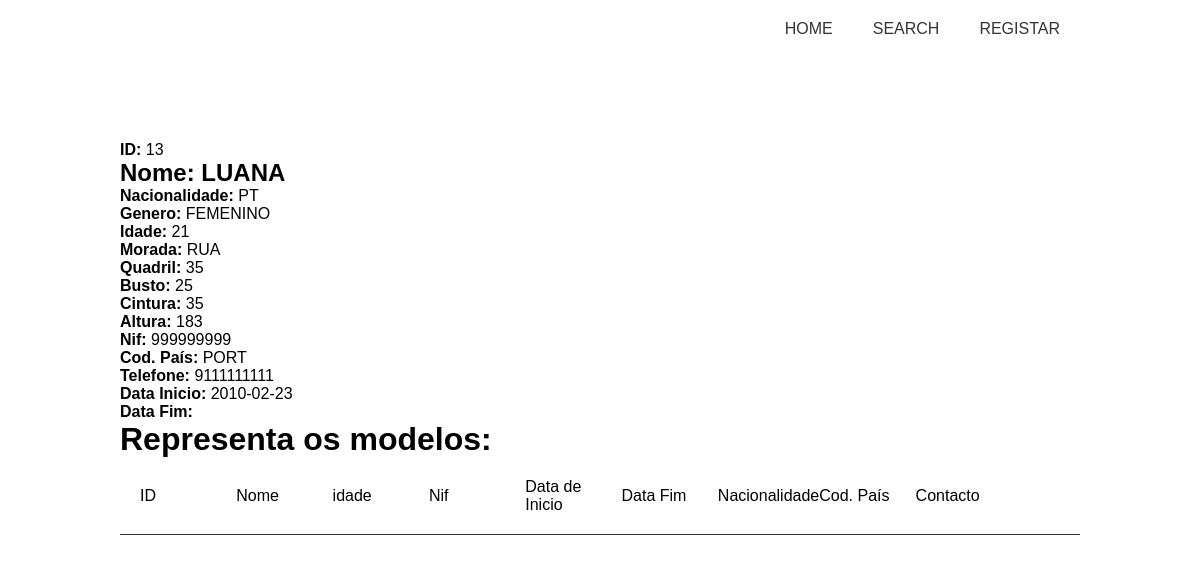
The app's page /search/modelo_individual.php?id=13 with its own data.
### tables this page shows
CREATE TABLE `modelo` (
  `idmodelo` int NOT NULL AUTO_INCREMENT,
  `nome` varchar(45) NOT NULL,
  `nacionalidade` varchar(45) NOT NULL,
  `genero` varchar(45) NOT NULL,
  `idade` int NOT NULL,
  `morada` varchar(45) NOT NULL,
  `quadril` float DEFAULT NULL,
  `busto` float DEFAULT NULL,
  `cintura` float DEFAULT NULL,
  `altura` float NOT NULL,
  `nif` varchar(45) NOT NULL,
  `codpais` varchar(45) NOT NULL,
  `telefone` varchar(45) NOT NULL,
  `datainicioagencia` date NOT NULL,
  `datafimagencia` varchar(45) DEFAULT NULL,
  PRIMARY KEY (`idmodelo`),
  UNIQUE KEY `idmodelo_UNIQUE` (`idmodelo`)
);

### database/MyConnect.php (called while the page is built, shortened)
<?php
class MyConnect
{
	private $conn;
	private $port;
	private static $instance = null;
	private function __construct($host = 'localhost', $user = 'root', $pass = 'Jfd2002%', $dbname = 'agencia',$port = '3306')
	{
		$this->host = $host;
		$this->user = $user;
		$this->pass = $pass;
		$this->dbname = $dbname;
			$this->conn = new PDO("mysql:host=".$this->host.";dbname=".$this->dbname, $this->user, $this->pass, $this->port);
			$this->conn->setAttribute(PDO::ATTR_ERRMODE, PDO::ERRMODE_EXCEPTION);
	}
	public static function getInstance($host = 'localhost', $user = 'root', $pass = 'Jfd2002%', $dbname = 'agencia' ,$port = '3306')
	{
		if (self::$instance == null) {
			self::$instance = new MyConnect($host, $user, $pass, $dbname,$port);
		}
		return self::$instance;
	}
	public function query(string $sql)
	{
		$stmt = $this->conn->prepare($sql);
		$stmt->execute();
		return $stmt;
	}
}

### database/WithDatabaseable.php (called while the page is built, shortened)
<?php
trait WithDatabaseable
{
    public static function get(int $id): Databaseable
    {
        $table = strtolower(get_class());
        $connection = MyConnect::getInstance();
        $sql = "select * from " . $table . " where id". $table." = " . $id . ";";
        $result = $connection->query($sql);
        $row = $result->fetch(PDO::FETCH_ASSOC);
        return new $class($row);
    }
}

### classes/Modelo.php (called while the page is built, shortened)
<?php
    class Modelo implements Databaseable
    {
        protected $idmodelo;
        protected $nome;
        protected $nacionalidade;
        protected $genero;
        protected $idade;
        protected $morada;
        protected $quadril;
        protected $busto;
        protected $cintura;
        protected $altura;
        protected $nif;
        protected $codpais;
        protected $telefone;
        protected $datainicioagencia;
        public function __construct(array $parameters)
        {
            $properties = array_keys(get_class_vars(get_class()));
        }
        public function getIdmodelo()
        {
                return $this->idmodelo;
        }
        public function getNome()
        {
                return $this->nome;
        }
        public function getNacionalidade()
        {
                return $this->nacionalidade;
        }
        public function getGenero()
        {
                return $this->genero;
        }
        public function getIdade()
        {
                return $this->idade;
        }
        public function getMorada()
        {
                return $this->morada;
        }
        public function getQuadril()
        {
                return $this->quadril;
        }
        public function getBusto()
        {
                return $this->busto;
        }
        public function getCintura()
        {
                return $this->cintura;
        }
        public function getAltura()
        {
                return $this->altura;
        }
        public function getNif()
        {
                return $this->nif;
        }
        public function getCodpais()
        {
                return $this->codpais;
        }
        public function getTelefone()
        {
                return $this->telefone;
        }
        public function getDatainicioagencia()
        {
                return $this->datainicioagencia;
        }
    }
?>

### search/modelo_individual.php (the view, shortened to what this page needs)
<?php
require_once '../database/MyConnect.php';
require_once '../database/WithDatabaseable.php';
require_once '../classes/Agente.php';
require_once '../classes/Modelo.php';
$pesquisa = $_GET['id'];
$modelo = Modelo :: get($pesquisa);
?>
<!DOCTYPE html>
<html lang="en">
<head>
    <link rel="stylesheet" href="../css/master.css">
</head>
<body>
    <nav>
        <ul>
            <li><a href="../index.php">HOME</a></li>
            <li><a href="../search.php">SEARCH</a></li>
            <li><a href="../registar.php">REGISTAR</a></li>
        </ul>
    </nav>
    <div class="content">
        <div class="container">
            <div class="dados">
                <p><b>ID:</b> <?php echo $modelo->getIdModelo(); ?></p>
                <h2> <b>Nome:</b> <?php echo $modelo->getNome(); ?></h2>
                <p> <b>Nacionalidade:</b> <?php echo $modelo->getNacionalidade(); ?></p>
                <p> <b>Genero:</b> <?php echo $modelo->getGenero(); ?>  </p>
                <p> <b>Idade:</b> <?php echo $modelo->getIdade(); ?>  </p>
                <p> <b>Morada:</b> <?php echo $modelo->getMorada(); ?> </p>
                <p> <b>Quadril:</b> <?php echo $modelo->getQuadril(); ?> </p>
                <p> <b>Busto:</b> <?php echo $modelo->getBusto(); ?></p>
                <p> <b>Cintura:</b> <?php echo $modelo->getCintura(); ?></p>
                <p> <b>Altura:</b> <?php echo $modelo->getAltura(); ?></p>
                <p> <b>Nif:</b> <?php echo $modelo->getNif(); ?></p>
                <p> <b>Cod. País:</b> <?php echo $modelo->getCodPais(); ?></p>
                <p> <b>Telefone:</b> <?php echo $modelo->getTelefone(); ?></p>
                <p> <b>Data Inicio:</b> <?php echo $modelo->getDataInicioAgencia(); ?></p>
                <p> <b>Data Fim:</b> <?php echo $modelo->getDataFimAgencia(); ?></p>
            </div>
            <div class="agentes">
                <h1>Representa os modelos:</h1>
                <div class="table">
                        <div class="row">
                            <div class="column">
                                ID
                            </div>
                            <div class="column">
                                Nome
                            </div>
                            <div class="column">
                                idade
                            </div>
                            <div class="column">
                                Nif
                            </div>
                            <div class="column">
                                Data de Inicio
                            </div>
                            <div class="column">
                                Data Fim
                            </div>
                            <div class="column">
                                Nacionalidade
                            </div>
                            <div class="column">
                                Cod. País
                            </div>
                            <div class="column">
                                Contacto
                            </div>
                        </div>
                </div>
            </div>
        </div>
    </div>
</body>
</html>

### css/master.css (style rules this page uses)
* { margin: 0px; max-width: 100%; box-sizing: border-box; font-family: "Arial"; }
nav { padding: 0 10%; }
nav ul { list-style-type: none; padding: 0; display: flex; justify-content: flex-end; align-items: center; }
nav ul li a { text-decoration: none; color: #333; padding: 20px; display: block; }
.content { padding: 0 10%; min-height: 70vh; display: flex; align-items: center; justify-content: center; }
.content .row { display: flex; align-items: center; justify-content: center; }
.content .container { width: 100%; }
.content .table { width: 100%; }
.content .table .row { width: 100%; display: flex; border-bottom: 1px solid #333; padding: 20px; }
.content .table .row:first-child .column:last-child { flex-basis: 30%; }
.content .table .row .column { flex-basis: 20%; }

### records on screen
modelo: idmodelo "13", nome "LUANA", nacionalidade "PT", genero "FEMENINO", idade "21", morada "RUA", quadril "35", busto "25", cintura "35", altura "183", nif "999999999", codpais "PORT", telefone "9111111111", datainicioagencia "2010-02-23"
